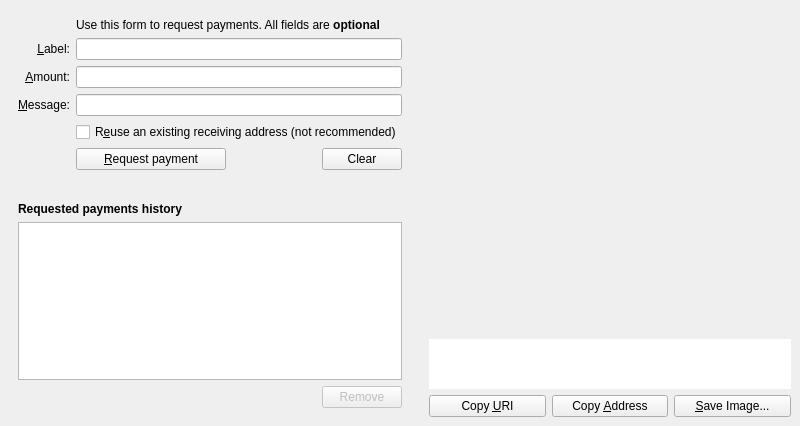
<?xml version="1.0" encoding="UTF-8"?>
<ui version="4.0">
 <class>ReceiveCoinsDialog</class>
 <widget class="QWidget" name="ReceiveCoinsDialog">
  <property name="geometry">
   <rect>
    <x>0</x>
    <y>0</y>
    <width>800</width>
    <height>420</height>
   </rect>
  </property>
  <layout class="QHBoxLayout" name="receiveCoinsLayout">
   <property name="spacing">
    <number>0</number>
   </property>
   <property name="leftMargin">
    <number>0</number>
   </property>
   <property name="topMargin">
    <number>0</number>
   </property>
   <property name="rightMargin">
    <number>0</number>
   </property>
   <property name="bottomMargin">
    <number>0</number>
   </property>
   <item>
    <widget class="QFrame" name="receiveCoinsLeftSide">
     <property name="sizePolicy">
      <sizepolicy hsizetype="Preferred" vsizetype="Expanding">
       <horstretch>0</horstretch>
       <verstretch>0</verstretch>
      </sizepolicy>
     </property>
     <property name="frameShape">
      <enum>QFrame::NoFrame</enum>
     </property>
     <property name="frameShadow">
      <enum>QFrame::Plain</enum>
     </property>
     <layout class="QVBoxLayout" name="verticalLayout" stretch="0,0,1">
      <item>
       <widget class="QFrame" name="requestPaymentsForm">
        <property name="sizePolicy">
         <sizepolicy hsizetype="Preferred" vsizetype="Expanding">
          <horstretch>0</horstretch>
          <verstretch>0</verstretch>
         </sizepolicy>
        </property>
        <property name="frameShape">
         <enum>QFrame::NoFrame</enum>
        </property>
        <property name="frameShadow">
         <enum>QFrame::Plain</enum>
        </property>
        <layout class="QVBoxLayout" name="verticalLayout_3">
         <item>
          <layout class="QGridLayout" name="gridLayout">
           <item row="7" column="2">
            <widget class="QCheckBox" name="reuseAddress">
             <property name="text">
              <string>R&amp;euse an existing receiving address (not recommended)</string>
             </property>
            </widget>
           </item>
           <item row="7" column="0">
            <widget class="QLabel" name="label_4">
             <property name="text">
              <string/>
             </property>
            </widget>
           </item>
           <item row="6" column="0">
            <widget class="QLabel" name="label_3">
             <property name="text">
              <string>&amp;Message:</string>
             </property>
             <property name="alignment">
              <set>Qt::AlignRight|Qt::AlignTrailing|Qt::AlignVCenter</set>
             </property>
             <property name="buddy">
              <cstring>reqMessage</cstring>
             </property>
            </widget>
           </item>
           <item row="4" column="2">
            <widget class="QLineEdit" name="reqLabel">
            </widget>
           </item>
           <item row="6" column="2">
            <widget class="QLineEdit" name="reqMessage">
            </widget>
           </item>
           <item row="2" column="2">
            <widget class="QLabel" name="label_5">
             <property name="text">
              <string>Use this form to request payments. All fields are &lt;b&gt;optional&lt;/b&gt;</string>
             </property>
            </widget>
           </item>
           <item row="4" column="0">
            <widget class="QLabel" name="label_2">
             <property name="text">
              <string>&amp;Label:</string>
             </property>
             <property name="alignment">
              <set>Qt::AlignRight|Qt::AlignTrailing|Qt::AlignVCenter</set>
             </property>
             <property name="buddy">
              <cstring>reqLabel</cstring>
             </property>
            </widget>
           </item>
           <item row="5" column="0">
            <widget class="QLabel" name="label">
             <property name="text">
              <string>&amp;Amount:</string>
             </property>
             <property name="alignment">
              <set>Qt::AlignRight|Qt::AlignTrailing|Qt::AlignVCenter</set>
             </property>
             <property name="buddy">
              <cstring>reqAmount</cstring>
             </property>
            </widget>
           </item>
           <item row="5" column="2">
            <widget class="BitcoinAmountField" name="reqAmount">
             <property name="minimumSize">
              <size>
               <width>80</width>
               <height>0</height>
              </size>
             </property>
            </widget>
           </item>
           <item row="8" column="2">
            <layout class="QHBoxLayout" name="horizontalLayout">
             <item>
              <widget class="QPushButton" name="receiveButton">
               <property name="minimumSize">
                <size>
                 <width>150</width>
                 <height>0</height>
                </size>
               </property>
               <property name="text">
                <string>&amp;Request payment</string>
               </property>
               <property name="icon">
                <iconset resource="../bitcoin.qrc">
                 <normaloff>:/icons/receiving_addresses</normaloff>:/icons/receiving_addresses</iconset>
               </property>
              </widget>
             </item>
             <item>
              <spacer name="horizontalSpacer">
               <property name="orientation">
                <enum>Qt::Horizontal</enum>
               </property>
               <property name="sizeHint" stdset="0">
                <size>
                 <width>40</width>
                 <height>20</height>
                </size>
               </property>
              </spacer>
             </item>
             <item>
              <widget class="QPushButton" name="clearButton">
               <property name="sizePolicy">
                <sizepolicy hsizetype="Minimum" vsizetype="Fixed">
                 <horstretch>0</horstretch>
                 <verstretch>0</verstretch>
                </sizepolicy>
               </property>
               <property name="text">
                <string>Clear</string>
               </property>
               <property name="icon">
                <iconset resource="../bitcoin.qrc">
                 <normaloff>:/icons/remove</normaloff>:/icons/remove</iconset>
               </property>
               <property name="autoDefault">
                <bool>false</bool>
               </property>
              </widget>
             </item>
            </layout>
           </item>
           <item row="8" column="0">
            <widget class="QLabel" name="label_7">
             <property name="text">
              <string/>
             </property>
            </widget>
           </item>
          </layout>
         </item>
        </layout>
       </widget>
      </item>
      <item>
       <spacer name="verticalSpacer_2">
        <property name="orientation">
         <enum>Qt::Vertical</enum>
        </property>
        <property name="sizeType">
         <enum>QSizePolicy::Fixed</enum>
        </property>
        <property name="sizeHint" stdset="0">
         <size>
          <width>1</width>
          <height>8</height>
         </size>
        </property>
       </spacer>
      </item>
      <item>
       <widget class="QFrame" name="buttonsForPaymentsHistory">
        <property name="sizePolicy">
         <sizepolicy hsizetype="Preferred" vsizetype="Expanding">
          <horstretch>0</horstretch>
          <verstretch>0</verstretch>
         </sizepolicy>
        </property>
        <property name="frameShape">
         <enum>QFrame::NoFrame</enum>
        </property>
        <property name="frameShadow">
         <enum>QFrame::Plain</enum>
        </property>
        <layout class="QVBoxLayout" name="verticalLayout_2">
         <item>
          <widget class="QLabel" name="paymentsHistoryLabel">
           <property name="font">
            <font>
             <weight>75</weight>
             <bold>true</bold>
            </font>
           </property>
           <property name="text">
            <string>Requested payments history</string>
           </property>
          </widget>
         </item>
         <item>
          <widget class="QTableView" name="recentRequestsView">
           <property name="contextMenuPolicy">
            <enum>Qt::CustomContextMenu</enum>
           </property>
           <property name="tabKeyNavigation">
            <bool>false</bool>
           </property>
           <property name="sortingEnabled">
            <bool>true</bool>
           </property>
          </widget>
         </item>
         <item>
          <layout class="QHBoxLayout" name="recentViewButtons_horizontalLayout">
           <item>
            <spacer name="horizontalSpacer_2">
             <property name="orientation">
              <enum>Qt::Horizontal</enum>
             </property>
             <property name="sizeHint" stdset="0">
              <size>
               <width>40</width>
               <height>20</height>
              </size>
             </property>
            </spacer>
           </item>
           <item>
            <widget class="QPushButton" name="removeRequestButton">
             <property name="enabled">
              <bool>false</bool>
             </property>
             <property name="toolTip">
              <string>Remove the selected entries from the list</string>
             </property>
             <property name="text">
              <string>Remove</string>
             </property>
             <property name="icon">
              <iconset resource="../bitcoin.qrc">
               <normaloff>:/icons/remove</normaloff>:/icons/remove</iconset>
             </property>
             <property name="autoDefault">
              <bool>false</bool>
             </property>
            </widget>
           </item>
          </layout>
         </item>
        </layout>
       </widget>
      </item>
     </layout>
    </widget>
   </item>
   <item>
    <widget class="QFrame" name="receiveRequestFrame">
     <property name="sizePolicy">
      <sizepolicy hsizetype="Preferred" vsizetype="Preferred">
       <horstretch>0</horstretch>
       <verstretch>0</verstretch>
      </sizepolicy>
     </property>
     <property name="maximumSize">
      <size>
       <width>420</width>
       <height>16777215</height>
      </size>
     </property>
     <layout class="QVBoxLayout" name="receiveRequest_verticalLayout">
      <item>
       <widget class="QRImageWidget" name="paymentRequestQRCode">
        <property name="sizePolicy">
         <sizepolicy hsizetype="Expanding" vsizetype="Fixed">
          <horstretch>0</horstretch>
          <verstretch>0</verstretch>
         </sizepolicy>
        </property>
        <property name="minimumSize">
         <size>
          <width>300</width>
          <height>320</height>
         </size>
        </property>
        <property name="toolTip">
         <string>QR Code</string>
        </property>
        <property name="frameShape">
         <enum>QFrame::NoFrame</enum>
        </property>
        <property name="frameShadow">
         <enum>QFrame::Plain</enum>
        </property>
        <property name="alignment">
         <set>Qt::AlignCenter</set>
        </property>
       </widget>
      </item>
      <item>
       <spacer name="belowQR_vSpacer">
        <property name="orientation">
         <enum>Qt::Vertical</enum>
        </property>
        <property name="sizeType">
         <enum>QSizePolicy::Fixed</enum>
        </property>
        <property name="sizeHint" stdset="0">
         <size>
          <width>1</width>
          <height>4</height>
         </size>
        </property>
       </spacer>
      </item>
      <item>
       <widget class="QTextEdit" name="outUri">
        <property name="sizePolicy">
         <sizepolicy hsizetype="Expanding" vsizetype="Expanding">
          <horstretch>0</horstretch>
          <verstretch>0</verstretch>
         </sizepolicy>
        </property>
        <property name="minimumSize">
         <size>
          <width>0</width>
          <height>50</height>
         </size>
        </property>
        <property name="frameShape">
         <enum>QFrame::NoFrame</enum>
        </property>
        <property name="frameShadow">
         <enum>QFrame::Plain</enum>
        </property>
        <property name="tabChangesFocus">
         <bool>true</bool>
        </property>
        <property name="textInteractionFlags">
         <set>Qt::TextSelectableByKeyboard|Qt::TextSelectableByMouse</set>
        </property>
       </widget>
      </item>
      <item>
       <layout class="QHBoxLayout" name="horizontalLayoutRightSide">
        <item>
         <widget class="QPushButton" name="btnCopyURI">
          <property name="text">
           <string>Copy &amp;URI</string>
          </property>
          <property name="autoDefault">
           <bool>false</bool>
          </property>
         </widget>
        </item>
        <item>
         <widget class="QPushButton" name="btnCopyAddress">
          <property name="text">
           <string>Copy &amp;Address</string>
          </property>
          <property name="autoDefault">
           <bool>false</bool>
          </property>
         </widget>
        </item>
        <item>
         <widget class="QPushButton" name="btnSaveAs">
          <property name="text">
           <string>&amp;Save Image...</string>
          </property>
          <property name="autoDefault">
           <bool>false</bool>
          </property>
         </widget>
        </item>
       </layout>
      </item>
     </layout>
    </widget>
   </item>
  </layout>
 </widget>
 <customwidgets>
  <customwidget>
   <class>BitcoinAmountField</class>
   <extends>QLineEdit</extends>
   <header>bitcoinamountfield.h</header>
   <container>1</container>
  </customwidget>
  <customwidget>
   <class>QRImageWidget</class>
   <extends>QLabel</extends>
   <header>qrimagewidget.h</header>
  </customwidget>
 </customwidgets>
 <resources>
  <include location="../bitcoin.qrc"/>
 </resources>
 <connections/>
</ui>
